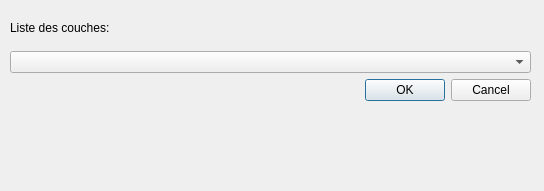
<?xml version="1.0" encoding="UTF-8"?>
<ui version="4.0">
 <class>MonExtensionDialogBase</class>
 <widget class="QDialog" name="MonExtensionDialogBase">
  <property name="geometry">
   <rect>
    <x>0</x>
    <y>0</y>
    <width>544</width>
    <height>191</height>
   </rect>
  </property>
  <property name="windowTitle">
   <string>Mon super Extension</string>
  </property>
  <widget class="QWidget" name="verticalLayoutWidget">
   <property name="geometry">
    <rect>
     <x>10</x>
     <y>10</y>
     <width>521</width>
     <height>91</height>
    </rect>
   </property>
   <layout class="QVBoxLayout" name="verticalLayout">
    <item>
     <widget class="QLabel" name="label_layer">
      <property name="text">
       <string>Liste des couches:</string>
      </property>
     </widget>
    </item>
    <item>
     <widget class="QComboBox" name="comboBox_couches"/>
    </item>
    <item>
     <widget class="QDialogButtonBox" name="button_box">
      <property name="orientation">
       <enum>Qt::Horizontal</enum>
      </property>
      <property name="standardButtons">
       <set>QDialogButtonBox::Cancel|QDialogButtonBox::Ok</set>
      </property>
     </widget>
    </item>
   </layout>
  </widget>
 </widget>
 <resources/>
 <connections>
  <connection>
   <sender>button_box</sender>
   <signal>accepted()</signal>
   <receiver>MonExtensionDialogBase</receiver>
   <slot>accept()</slot>
   <hints>
    <hint type="sourcelabel">
     <x>20</x>
     <y>20</y>
    </hint>
    <hint type="destinationlabel">
     <x>20</x>
     <y>20</y>
    </hint>
   </hints>
  </connection>
  <connection>
   <sender>button_box</sender>
   <signal>rejected()</signal>
   <receiver>MonExtensionDialogBase</receiver>
   <slot>reject()</slot>
   <hints>
    <hint type="sourcelabel">
     <x>20</x>
     <y>20</y>
    </hint>
    <hint type="destinationlabel">
     <x>20</x>
     <y>20</y>
    </hint>
   </hints>
  </connection>
 </connections>
</ui>
